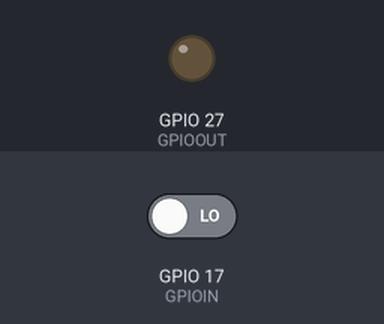
The program below on a simulated Raspberry Pi (BCM pin numbers). Shown: output pins drawn as LEDs (lit = HIGH). Inputs (shaded band) come from the test bench; at power-on: GPIO 17 (GPIOIN) LOW. What the program prints to the terminal is not drawn.

Above: at 1.2 s.
1.3 s: GPIO 17 (GPIOIN) driven HIGH
At 2.8 s:
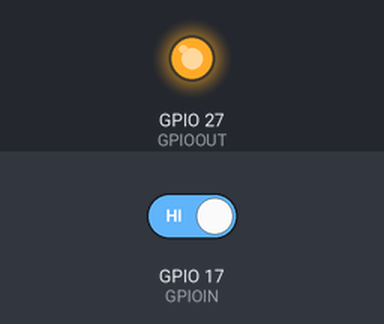
3.5 s: GPIO 17 (GPIOIN) driven LOW
At 4.3 s:
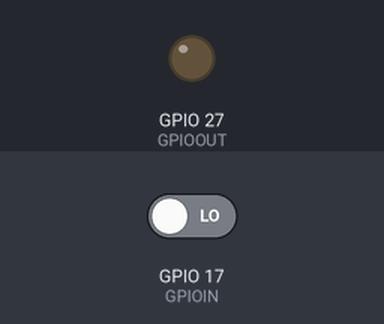
Timing chart, 0 to 6.5 s (numbered marks = the images above; inputs shaded):
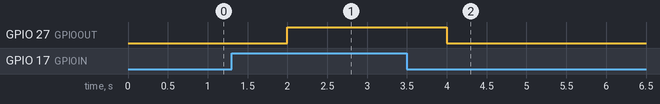

Measured:
- after the input at 1.3 s, GPIO 27 (GPIOOUT): LOW → HIGH after 0.70 s
- after the input at 3.5 s, GPIO 27 (GPIOOUT): HIGH → LOW after 0.50 s

The program:

sr501.py
```python
import RPi.GPIO as GPIO
import time

GPIOIN = 17
GPIOOUT = 27

GPIO.setmode(GPIO.BCM)
print("detection start")

GPIO.setup(GPIOIN, GPIO.IN) #센서
GPIO.setup(GPIOOUT, GPIO.OUT) #출력 LED

try:
    while True: # 센서 출력 값을 읽음
        state = GPIO.input(GPIOIN)
        if(state == True):
            print("모션 감지")
        else:
            print("모션 감지 실패")
        GPIO.output(GPIOOUT, state) #센서 검출 값을 LED로
        time.sleep(1)
except KeyboardInterrupt:
    GPIO.cleanup()
print("END!!!")
```
